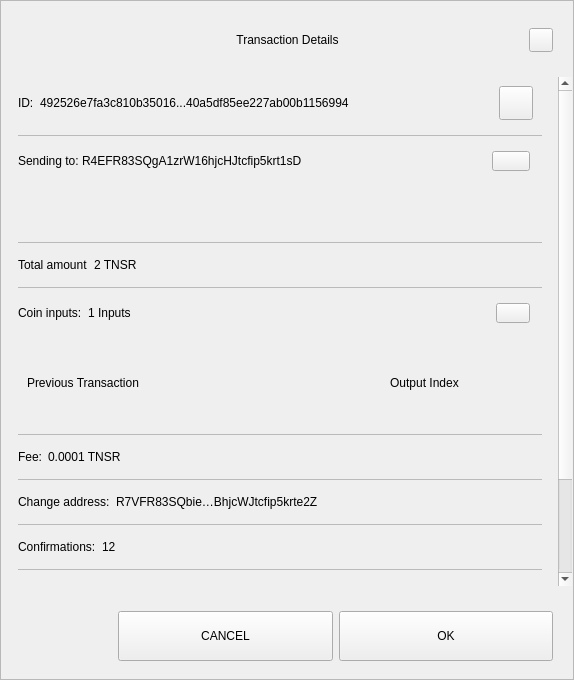
<?xml version="1.0" encoding="UTF-8"?>
<ui version="4.0">
 <class>TxDetailDialog</class>
 <widget class="QWidget" name="TxDetailDialog">
  <property name="geometry">
   <rect>
    <x>0</x>
    <y>0</y>
    <width>574</width>
    <height>680</height>
   </rect>
  </property>
  <property name="minimumSize">
   <size>
    <width>574</width>
    <height>455</height>
   </size>
  </property>
  <property name="windowTitle">
   <string>Form</string>
  </property>
  <property name="styleSheet">
   <string notr="true"/>
  </property>
  <layout class="QVBoxLayout" name="verticalLayout_3">
   <property name="spacing">
    <number>0</number>
   </property>
   <property name="leftMargin">
    <number>0</number>
   </property>
   <property name="topMargin">
    <number>0</number>
   </property>
   <property name="rightMargin">
    <number>0</number>
   </property>
   <property name="bottomMargin">
    <number>0</number>
   </property>
   <item>
    <widget class="QFrame" name="frame">
     <property name="styleSheet">
      <string notr="true"/>
     </property>
     <property name="frameShape">
      <enum>QFrame::StyledPanel</enum>
     </property>
     <property name="frameShadow">
      <enum>QFrame::Raised</enum>
     </property>
     <layout class="QVBoxLayout" name="verticalLayout">
      <property name="leftMargin">
       <number>0</number>
      </property>
      <property name="rightMargin">
       <number>0</number>
      </property>
      <item>
       <layout class="QHBoxLayout" name="horizontalLayout_3">
        <property name="spacing">
         <number>0</number>
        </property>
        <property name="leftMargin">
         <number>20</number>
        </property>
        <property name="topMargin">
         <number>10</number>
        </property>
        <property name="rightMargin">
         <number>20</number>
        </property>
        <item>
         <spacer name="horizontalSpacer_1">
          <property name="orientation">
           <enum>Qt::Horizontal</enum>
          </property>
          <property name="sizeHint" stdset="0">
           <size>
            <width>40</width>
            <height>20</height>
           </size>
          </property>
         </spacer>
        </item>
        <item>
         <widget class="QLabel" name="labelTitle">
          <property name="minimumSize">
           <size>
            <width>0</width>
            <height>40</height>
           </size>
          </property>
          <property name="maximumSize">
           <size>
            <width>16777215</width>
            <height>40</height>
           </size>
          </property>
          <property name="styleSheet">
           <string notr="true">padding-left:24px;</string>
          </property>
          <property name="text">
           <string>Transaction Details</string>
          </property>
          <property name="alignment">
           <set>Qt::AlignCenter</set>
          </property>
          <property name="margin">
           <number>7</number>
          </property>
         </widget>
        </item>
        <item>
         <spacer name="horizontalSpacer_2">
          <property name="orientation">
           <enum>Qt::Horizontal</enum>
          </property>
          <property name="sizeHint" stdset="0">
           <size>
            <width>40</width>
            <height>20</height>
           </size>
          </property>
         </spacer>
        </item>
        <item>
         <widget class="QPushButton" name="btnEsc">
          <property name="minimumSize">
           <size>
            <width>24</width>
            <height>24</height>
           </size>
          </property>
          <property name="maximumSize">
           <size>
            <width>24</width>
            <height>24</height>
           </size>
          </property>
          <property name="text">
           <string/>
          </property>
         </widget>
        </item>
       </layout>
      </item>
      <item>
       <spacer name="verticalSpacer">
        <property name="orientation">
         <enum>Qt::Vertical</enum>
        </property>
        <property name="sizeType">
         <enum>QSizePolicy::Fixed</enum>
        </property>
        <property name="sizeHint" stdset="0">
         <size>
          <width>20</width>
          <height>10</height>
         </size>
        </property>
       </spacer>
      </item>
      <item>
       <widget class="QWidget" name="layoutScroll" native="true">
        <property name="minimumSize">
         <size>
          <width>0</width>
          <height>0</height>
         </size>
        </property>
        <layout class="QVBoxLayout" name="verticalLayout_4">
         <property name="leftMargin">
          <number>0</number>
         </property>
         <property name="topMargin">
          <number>0</number>
         </property>
         <property name="rightMargin">
          <number>0</number>
         </property>
         <item>
          <widget class="QScrollArea" name="scrollArea">
           <property name="styleSheet">
            <string notr="true">#scrollArea {
background:transparent;
}</string>
           </property>
           <property name="horizontalScrollBarPolicy">
            <enum>Qt::ScrollBarAlwaysOff</enum>
           </property>
           <property name="sizeAdjustPolicy">
            <enum>QAbstractScrollArea::AdjustIgnored</enum>
           </property>
           <property name="widgetResizable">
            <bool>true</bool>
           </property>
           <property name="alignment">
            <set>Qt::AlignLeading|Qt::AlignLeft|Qt::AlignTop</set>
           </property>
           <widget class="QWidget" name="scrollAreaWidgetContents">
            <property name="geometry">
             <rect>
              <x>0</x>
              <y>0</y>
              <width>556</width>
              <height>650</height>
             </rect>
            </property>
            <property name="autoFillBackground">
             <bool>false</bool>
            </property>
            <property name="styleSheet">
             <string notr="true">#scrollAreaWidgetContents {
background:transparent;
}</string>
            </property>
            <layout class="QVBoxLayout" name="verticalLayout_7">
             <property name="spacing">
              <number>0</number>
             </property>
             <property name="sizeConstraint">
              <enum>QLayout::SetDefaultConstraint</enum>
             </property>
             <property name="leftMargin">
              <number>0</number>
             </property>
             <property name="topMargin">
              <number>0</number>
             </property>
             <property name="rightMargin">
              <number>0</number>
             </property>
             <property name="bottomMargin">
              <number>0</number>
             </property>
             <item>
              <widget class="QWidget" name="content" native="true">
               <layout class="QVBoxLayout" name="verticalLayout_2">
                <property name="leftMargin">
                 <number>16</number>
                </property>
                <property name="topMargin">
                 <number>0</number>
                </property>
                <property name="rightMargin">
                 <number>16</number>
                </property>
                <item>
                 <widget class="QWidget" name="contentID" native="true">
                  <layout class="QHBoxLayout" name="horizontalLayout_12" stretch="0,1,0">
                   <property name="leftMargin">
                    <number>0</number>
                   </property>
                   <item>
                    <widget class="QLabel" name="labelId">
                     <property name="maximumSize">
                      <size>
                       <width>16777215</width>
                       <height>16777215</height>
                      </size>
                     </property>
                     <property name="text">
                      <string>ID:</string>
                     </property>
                    </widget>
                   </item>
                   <item>
                    <widget class="QLabel" name="textId">
                     <property name="text">
                      <string>492526e7fa3c810b35016...40a5df85ee227ab00b1156994</string>
                     </property>
                    </widget>
                   </item>
                   <item>
                    <widget class="QPushButton" name="pushCopy">
                     <property name="minimumSize">
                      <size>
                       <width>34</width>
                       <height>34</height>
                      </size>
                     </property>
                     <property name="maximumSize">
                      <size>
                       <width>34</width>
                       <height>34</height>
                      </size>
                     </property>
                     <property name="text">
                      <string/>
                     </property>
                     <property name="iconSize">
                      <size>
                       <width>24</width>
                       <height>24</height>
                      </size>
                     </property>
                    </widget>
                   </item>
                  </layout>
                 </widget>
                </item>
                <item>
                 <widget class="QLabel" name="labelDivider9">
                  <property name="maximumSize">
                   <size>
                    <width>16777215</width>
                    <height>1</height>
                   </size>
                  </property>
                  <property name="styleSheet">
                   <string notr="true">background-color:#bababa;</string>
                  </property>
                  <property name="text">
                   <string/>
                  </property>
                 </widget>
                </item>
                <item>
                 <widget class="QWidget" name="contentOutputs" native="true">
                  <layout class="QHBoxLayout" name="horizontalLayout_11" stretch="0,3,0">
                   <property name="spacing">
                    <number>0</number>
                   </property>
                   <property name="leftMargin">
                    <number>0</number>
                   </property>
                   <property name="rightMargin">
                    <number>12</number>
                   </property>
                   <item>
                    <widget class="QLabel" name="labelSend">
                     <property name="maximumSize">
                      <size>
                       <width>16777215</width>
                       <height>16777215</height>
                      </size>
                     </property>
                     <property name="text">
                      <string>Sending to: </string>
                     </property>
                    </widget>
                   </item>
                   <item>
                    <widget class="QLabel" name="textSend">
                     <property name="text">
                      <string>R4EFR83SQgA1zrW16hjcHJtcfip5krt1sD </string>
                     </property>
                    </widget>
                   </item>
                   <item>
                    <widget class="QPushButton" name="pushOutputs">
                     <property name="minimumSize">
                      <size>
                       <width>34</width>
                       <height>20</height>
                      </size>
                     </property>
                     <property name="maximumSize">
                      <size>
                       <width>38</width>
                       <height>20</height>
                      </size>
                     </property>
                     <property name="styleSheet">
                      <string notr="true"/>
                     </property>
                     <property name="text">
                      <string/>
                     </property>
                    </widget>
                   </item>
                  </layout>
                 </widget>
                </item>
                <item>
                 <widget class="QScrollArea" name="outputsScrollArea">
                  <property name="minimumSize">
                   <size>
                    <width>0</width>
                    <height>50</height>
                   </size>
                  </property>
                  <property name="styleSheet">
                   <string notr="true">#outputsScrollArea {
background:transparent;
}</string>
                  </property>
                  <property name="widgetResizable">
                   <bool>true</bool>
                  </property>
                  <widget class="QWidget" name="container_outputs_base">
                   <property name="geometry">
                    <rect>
                     <x>0</x>
                     <y>0</y>
                     <width>522</width>
                     <height>48</height>
                    </rect>
                   </property>
                   <property name="styleSheet">
                    <string notr="true">#container_outputs_base {
background:transparent;
}</string>
                   </property>
                  </widget>
                 </widget>
                </item>
                <item>
                 <widget class="QLabel" name="labelDivider8">
                  <property name="maximumSize">
                   <size>
                    <width>16777215</width>
                    <height>1</height>
                   </size>
                  </property>
                  <property name="styleSheet">
                   <string notr="true">background-color:#bababa;</string>
                  </property>
                  <property name="text">
                   <string/>
                  </property>
                 </widget>
                </item>
                <item>
                 <widget class="QWidget" name="contentAmount" native="true">
                  <layout class="QHBoxLayout" name="horizontalLayout_4" stretch="0,1">
                   <property name="leftMargin">
                    <number>0</number>
                   </property>
                   <item>
                    <widget class="QLabel" name="labelAmount">
                     <property name="maximumSize">
                      <size>
                       <width>16777215</width>
                       <height>16777215</height>
                      </size>
                     </property>
                     <property name="text">
                      <string>Total amount</string>
                     </property>
                    </widget>
                   </item>
                   <item>
                    <widget class="QLabel" name="textAmount">
                     <property name="text">
                      <string>2 TNSR</string>
                     </property>
                    </widget>
                   </item>
                  </layout>
                 </widget>
                </item>
                <item>
                 <widget class="QLabel" name="labelDivider6">
                  <property name="maximumSize">
                   <size>
                    <width>16777215</width>
                    <height>1</height>
                   </size>
                  </property>
                  <property name="styleSheet">
                   <string notr="true">background-color:#bababa;</string>
                  </property>
                  <property name="text">
                   <string/>
                  </property>
                 </widget>
                </item>
                <item>
                 <widget class="QWidget" name="contentInputs" native="true">
                  <layout class="QHBoxLayout" name="horizontalLayout" stretch="0,2,0">
                   <property name="leftMargin">
                    <number>0</number>
                   </property>
                   <property name="rightMargin">
                    <number>12</number>
                   </property>
                   <item>
                    <widget class="QLabel" name="labelInputs">
                     <property name="sizePolicy">
                      <sizepolicy hsizetype="Minimum" vsizetype="Preferred">
                       <horstretch>0</horstretch>
                       <verstretch>0</verstretch>
                      </sizepolicy>
                     </property>
                     <property name="maximumSize">
                      <size>
                       <width>16777215</width>
                       <height>16777215</height>
                      </size>
                     </property>
                     <property name="text">
                      <string>Coin inputs:</string>
                     </property>
                    </widget>
                   </item>
                   <item>
                    <widget class="QLabel" name="textInputs">
                     <property name="text">
                      <string>1 Inputs</string>
                     </property>
                    </widget>
                   </item>
                   <item>
                    <widget class="QPushButton" name="pushInputs">
                     <property name="maximumSize">
                      <size>
                       <width>34</width>
                       <height>20</height>
                      </size>
                     </property>
                     <property name="styleSheet">
                      <string notr="true"/>
                     </property>
                     <property name="text">
                      <string/>
                     </property>
                    </widget>
                   </item>
                  </layout>
                 </widget>
                </item>
                <item>
                 <widget class="QFrame" name="gridInputs">
                  <property name="sizePolicy">
                   <sizepolicy hsizetype="Preferred" vsizetype="MinimumExpanding">
                    <horstretch>0</horstretch>
                    <verstretch>0</verstretch>
                   </sizepolicy>
                  </property>
                  <property name="minimumSize">
                   <size>
                    <width>0</width>
                    <height>90</height>
                   </size>
                  </property>
                  <layout class="QGridLayout" name="gridLayoutInput" columnstretch="5,2" rowminimumheight="0">
                   <property name="sizeConstraint">
                    <enum>QLayout::SetMaximumSize</enum>
                   </property>
                   <property name="verticalSpacing">
                    <number>0</number>
                   </property>
                   <item row="0" column="0" alignment="Qt::AlignLeft">
                    <widget class="QLabel" name="labelTitlePrevTx">
                     <property name="text">
                      <string>Previous Transaction</string>
                     </property>
                    </widget>
                   </item>
                   <item row="0" column="1" alignment="Qt::AlignLeft">
                    <widget class="QLabel" name="labelOutputIndex">
                     <property name="text">
                      <string>Output Index</string>
                     </property>
                     <property name="alignment">
                      <set>Qt::AlignCenter</set>
                     </property>
                    </widget>
                   </item>
                  </layout>
                 </widget>
                </item>
                <item>
                 <widget class="QLabel" name="labelDivider1">
                  <property name="maximumSize">
                   <size>
                    <width>16777215</width>
                    <height>1</height>
                   </size>
                  </property>
                  <property name="styleSheet">
                   <string notr="true">background-color:#bababa;</string>
                  </property>
                  <property name="text">
                   <string/>
                  </property>
                 </widget>
                </item>
                <item>
                 <widget class="QWidget" name="contentFee" native="true">
                  <layout class="QHBoxLayout" name="horizontalLayout_7" stretch="0,1">
                   <property name="leftMargin">
                    <number>0</number>
                   </property>
                   <item>
                    <widget class="QLabel" name="labelFee">
                     <property name="maximumSize">
                      <size>
                       <width>16777215</width>
                       <height>16777215</height>
                      </size>
                     </property>
                     <property name="text">
                      <string>Fee:</string>
                     </property>
                    </widget>
                   </item>
                   <item>
                    <widget class="QLabel" name="textFee">
                     <property name="text">
                      <string>0.0001 TNSR</string>
                     </property>
                    </widget>
                   </item>
                  </layout>
                 </widget>
                </item>
                <item>
                 <widget class="QLabel" name="labelDivider2">
                  <property name="maximumSize">
                   <size>
                    <width>16777215</width>
                    <height>1</height>
                   </size>
                  </property>
                  <property name="styleSheet">
                   <string notr="true">background-color:#bababa;</string>
                  </property>
                  <property name="text">
                   <string/>
                  </property>
                 </widget>
                </item>
                <item>
                 <widget class="QWidget" name="contentChangeAddress" native="true">
                  <layout class="QHBoxLayout" name="horizontalLayout_6" stretch="0,1">
                   <property name="leftMargin">
                    <number>0</number>
                   </property>
                   <item>
                    <widget class="QLabel" name="labelChange">
                     <property name="maximumSize">
                      <size>
                       <width>16777215</width>
                       <height>16777215</height>
                      </size>
                     </property>
                     <property name="text">
                      <string>Change address:</string>
                     </property>
                    </widget>
                   </item>
                   <item>
                    <widget class="QLabel" name="textChange">
                     <property name="text">
                      <string>R7VFR83SQbie…BhjcWJtcfip5krte2Z </string>
                     </property>
                    </widget>
                   </item>
                  </layout>
                 </widget>
                </item>
                <item>
                 <widget class="QLabel" name="labelDivider4">
                  <property name="maximumSize">
                   <size>
                    <width>16777215</width>
                    <height>1</height>
                   </size>
                  </property>
                  <property name="styleSheet">
                   <string notr="true">background-color:#bababa;</string>
                  </property>
                  <property name="text">
                   <string/>
                  </property>
                 </widget>
                </item>
                <item>
                 <widget class="QWidget" name="contentConfirmations" native="true">
                  <layout class="QHBoxLayout" name="horizontalLayout_8" stretch="0,1">
                   <property name="leftMargin">
                    <number>0</number>
                   </property>
                   <item>
                    <widget class="QLabel" name="labelConfirmations">
                     <property name="maximumSize">
                      <size>
                       <width>16777215</width>
                       <height>16777215</height>
                      </size>
                     </property>
                     <property name="text">
                      <string>Confirmations:</string>
                     </property>
                    </widget>
                   </item>
                   <item>
                    <widget class="QLabel" name="textConfirmations">
                     <property name="text">
                      <string>12</string>
                     </property>
                    </widget>
                   </item>
                  </layout>
                 </widget>
                </item>
                <item>
                 <widget class="QLabel" name="labelDivider7">
                  <property name="maximumSize">
                   <size>
                    <width>16777215</width>
                    <height>1</height>
                   </size>
                  </property>
                  <property name="styleSheet">
                   <string notr="true">background-color:#bababa;</string>
                  </property>
                  <property name="text">
                   <string/>
                  </property>
                 </widget>
                </item>
                <item>
                 <widget class="QWidget" name="contentSize" native="true">
                  <layout class="QHBoxLayout" name="horizontalLayout_9" stretch="0,1">
                   <property name="leftMargin">
                    <number>0</number>
                   </property>
                   <item>
                    <widget class="QLabel" name="labelSize">
                     <property name="maximumSize">
                      <size>
                       <width>16777215</width>
                       <height>16777215</height>
                      </size>
                     </property>
                     <property name="text">
                      <string>Size:</string>
                     </property>
                    </widget>
                   </item>
                   <item>
                    <widget class="QLabel" name="textSize">
                     <property name="text">
                      <string>2 kB</string>
                     </property>
                    </widget>
                   </item>
                  </layout>
                 </widget>
                </item>
                <item>
                 <widget class="QLabel" name="labelDivider3">
                  <property name="maximumSize">
                   <size>
                    <width>16777215</width>
                    <height>1</height>
                   </size>
                  </property>
                  <property name="styleSheet">
                   <string notr="true">background-color:#bababa;</string>
                  </property>
                  <property name="text">
                   <string/>
                  </property>
                 </widget>
                </item>
                <item>
                 <widget class="QWidget" name="contentDate" native="true">
                  <layout class="QHBoxLayout" name="horizontalLayout_5" stretch="0,1">
                   <property name="leftMargin">
                    <number>0</number>
                   </property>
                   <item>
                    <widget class="QLabel" name="labelDate">
                     <property name="maximumSize">
                      <size>
                       <width>16777215</width>
                       <height>16777215</height>
                      </size>
                     </property>
                     <property name="text">
                      <string>Date:</string>
                     </property>
                    </widget>
                   </item>
                   <item>
                    <widget class="QLabel" name="textDate">
                     <property name="text">
                      <string>May 25, 2017</string>
                     </property>
                    </widget>
                   </item>
                  </layout>
                 </widget>
                </item>
                <item>
                 <widget class="QLabel" name="labelDivider5">
                  <property name="maximumSize">
                   <size>
                    <width>16777215</width>
                    <height>1</height>
                   </size>
                  </property>
                  <property name="styleSheet">
                   <string notr="true">background-color:#bababa;</string>
                  </property>
                  <property name="text">
                   <string/>
                  </property>
                 </widget>
                </item>
                <item>
                 <widget class="QWidget" name="contentStatus" native="true">
                  <layout class="QHBoxLayout" name="horizontalLayout_10" stretch="0,1">
                   <property name="leftMargin">
                    <number>0</number>
                   </property>
                   <item>
                    <widget class="QLabel" name="labelStatus">
                     <property name="maximumSize">
                      <size>
                       <width>16777215</width>
                       <height>16777215</height>
                      </size>
                     </property>
                     <property name="text">
                      <string>Status:</string>
                     </property>
                    </widget>
                   </item>
                   <item>
                    <widget class="QLabel" name="textStatus">
                     <property name="text">
                      <string>Spendable</string>
                     </property>
                    </widget>
                   </item>
                  </layout>
                 </widget>
                </item>
                <item>
                 <spacer name="verticalSpacer_2">
                  <property name="orientation">
                   <enum>Qt::Vertical</enum>
                  </property>
                  <property name="sizeType">
                   <enum>QSizePolicy::Expanding</enum>
                  </property>
                  <property name="sizeHint" stdset="0">
                   <size>
                    <width>20</width>
                    <height>10</height>
                   </size>
                  </property>
                 </spacer>
                </item>
               </layout>
              </widget>
             </item>
            </layout>
           </widget>
          </widget>
         </item>
        </layout>
       </widget>
      </item>
      <item>
       <widget class="QWidget" name="containerButtons" native="true">
        <layout class="QHBoxLayout" name="horizontalLayout1" stretch="1,2,2">
         <property name="leftMargin">
          <number>10</number>
         </property>
         <property name="rightMargin">
          <number>20</number>
         </property>
         <item>
          <spacer name="horizontalSpacer_3">
           <property name="orientation">
            <enum>Qt::Horizontal</enum>
           </property>
           <property name="sizeHint" stdset="0">
            <size>
             <width>40</width>
             <height>20</height>
            </size>
           </property>
          </spacer>
         </item>
         <item>
          <widget class="QPushButton" name="btnCancel">
           <property name="minimumSize">
            <size>
             <width>200</width>
             <height>50</height>
            </size>
           </property>
           <property name="text">
            <string>CANCEL</string>
           </property>
          </widget>
         </item>
         <item>
          <widget class="QPushButton" name="btnSave">
           <property name="minimumSize">
            <size>
             <width>200</width>
             <height>50</height>
            </size>
           </property>
           <property name="text">
            <string>OK</string>
           </property>
          </widget>
         </item>
        </layout>
       </widget>
      </item>
     </layout>
    </widget>
   </item>
  </layout>
 </widget>
 <resources/>
 <connections/>
</ui>
